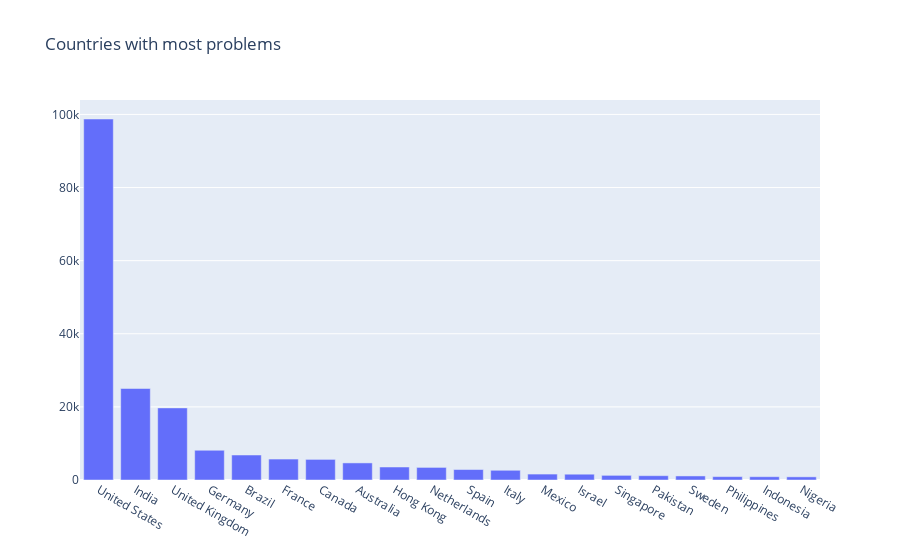

This figure's notebook cell:
### Markdown cell above
## 4. Where most of the problems occur?

### Code cell
#Total number of countries
num_countries = len(data.Country.unique())
#Frequencies of problem reported by each country
country_count = data.Country.value_counts().sort_values(ascending=False).head(20)
#Plot the respective data
plotly_bar(country_count,title = "Countries with most problems")

### Figure 1 — Plotly figure (JSON) as saved in the notebook; plotly's stock layout.template omitted (floating-point values rounded to 4 significant figures)
{"data": [{"type": "bar", "x": ["United States", "India", "United Kingdom", "Germany", "Brazil", "France", "Canada", "Australia", "Hong Kong", "Netherlands", "Spain", "Italy", "Mexico", "Israel", "Singapore", "Pakistan", "Sweden", "Philippines", "Indonesia", "Nigeria"], "y": [98751, 25030, 19723, 8134, 6837, 5728, 5634, 4675, 3557, 3443, 2864, 2658, 1623, 1583, 1272, 1175, 1107, 922, 899, 862]}], "layout": {"title": {"text": "Countries with most problems"}}}
